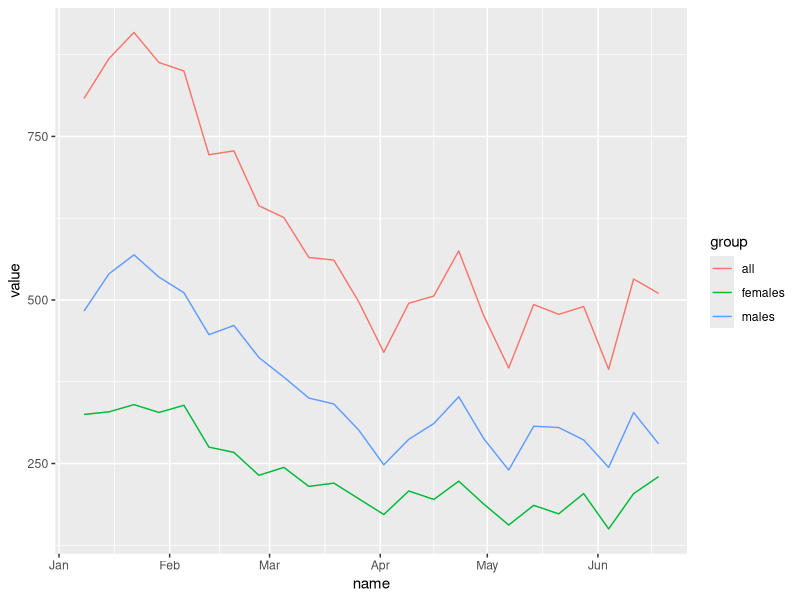

Here is the R script that generated this plot:

### load packages ----------------------------------------------------------
library(tidyverse)
library(lubridate)
library(readxl)

### read in data -----------------------------------------------------------
dat <- read_excel(here::here("TidyTuesday_Explained/067-Data_Cleaning_User_Submission/ugly_covid_data.xlsx"))
dat %>% head(20)

### get the rows of interest -----------------------------------------------
deaths_data <- dat %>% 
  slice(5, 17:80)

### specify column names ----------------------------------------------------
col_names <- deaths_data %>% slice(1)  
colnames(deaths_data) <- col_names
colnames(deaths_data)[1:2] <- c("group", "age_group")

deaths_data <- deaths_data[-1, ] %>%
  filter(!age_group %in% c("Deaths by age group", "Females 2", "Males 2"))


### add a new column for the "group" being measured -------------------------
deaths_data <- deaths_data  %>%
  mutate(group = rep(c("all", "males", "females"), each = 20))


### get rid of NA columns that are place holders for future measurement -----
deaths_data <- deaths_data %>% 
  select_if(~ !all(is.na(.)))

### Convert numeric date to actual date -------------------------------------
deaths_data_cleaned <- deaths_data %>%
  pivot_longer(cols = which(!is.na(as.numeric(colnames(.))))) %>%
  mutate(name = as.Date(as.numeric(name), origin = "1899-12-30")) %>%
  pivot_wider(names_from = name)

deaths_data_cleaned

### Create a simple plot ---------------------------------------------------
deaths_data_long <- deaths_data %>%
  pivot_longer(cols = 3:ncol(.)) %>%
  mutate(name = as.Date(as.numeric(name), origin = "1899-12-30"))

deaths_data_long %>%
  filter(age_group == "60-64") %>%
  ggplot(aes(x = name, y = value, color = group)) +
  geom_line()

